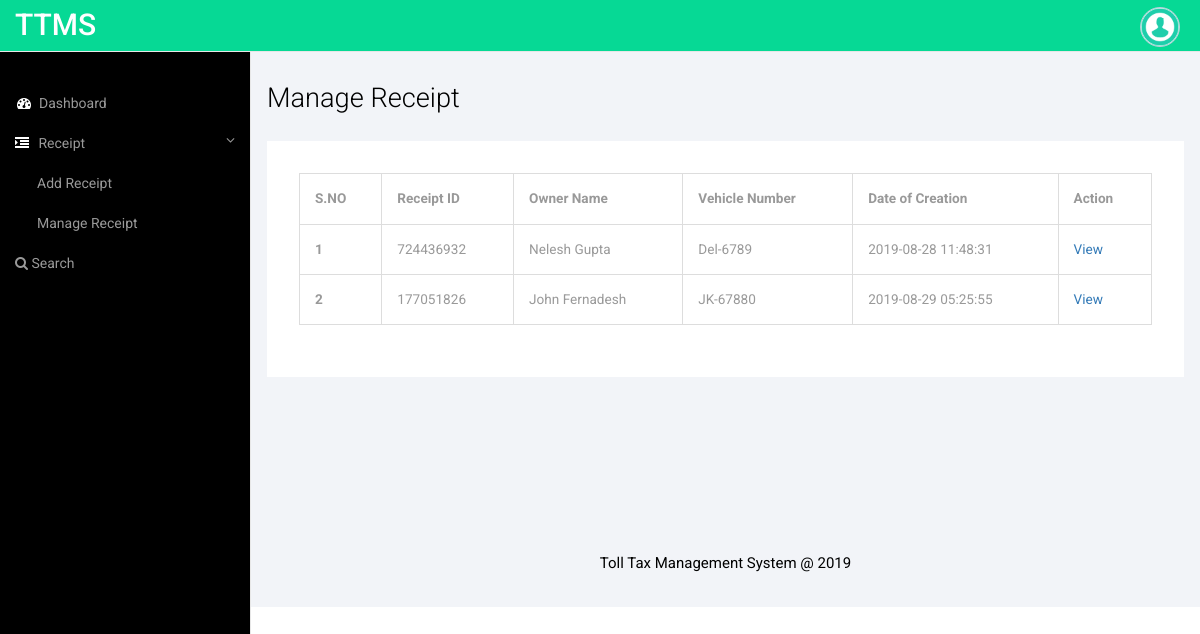
The app's page /ttms/staffs/manage-receipt.php (signed in) with its own data.
### tables this page shows
CREATE TABLE `tblreceipt` (
  `ID` int(10) NOT NULL,
  `Staffid` int(10) DEFAULT NULL,
  `LaneNumber` varchar(120) NOT NULL,
  `Receiptid` varchar(50) DEFAULT NULL,
  `VehicleCat` varchar(120) DEFAULT NULL,
  `VehicleName` varchar(150) DEFAULT NULL,
  `OwnerName` varchar(120) DEFAULT NULL,
  `VehicleNumber` varchar(120) DEFAULT NULL,
  `EnterVehiclecity` varchar(120) DEFAULT NULL,
  `Trip` varchar(120) DEFAULT NULL,
  `Cost` varchar(120) DEFAULT NULL,
  `CreationDate` timestamp NULL DEFAULT current_timestamp()
);

### ttms/staffs/manage-receipt.php (the view, shortened to what this page needs)
<?php
include('includes/dbconnection.php');
if (strlen($_SESSION['ttmssid']==0)) {
  header('location:logout.php');
  } else{
  ?>
<!DOCTYPE HTML>
<html>
<head>
<link href="css/bootstrap.min.css" rel='stylesheet' type='text/css' />
<link href="css/style.css" rel='stylesheet' type='text/css' />
<link href="css/font-awesome.css" rel="stylesheet">
</head>
<body>
<div id="wrapper">
     <?php include_once('includes/sidebar.php');?>
        <?php include_once('includes/header.php');?>
        <div id="page-wrapper">
        <div class="col-md-12 graphs">
	   <div class="xs">
  	 <h3>Manage Receipt</h3>
	<div class="bs-example4" data-example-id="simple-responsive-table">
    <div class="table-responsive">
      <table class="table table-bordered">
        <thead>
          <tr>
            <th>S.NO</th>
            <th>Receipt ID</th>
            <th>Owner Name</th>
            <th>Vehicle Number</th>
            <th>Date of Creation</th>
            <th>Action</th>
            </tr>
        </thead>
        <tbody>
           <?php
           $sid=$_SESSION['ttmssid'];
$ret=mysqli_query($con,"select *from  tblreceipt where Staffid='$sid'");
$cnt=1;
while ($row=mysqli_fetch_array($ret)) {
?>
          <tr>
            <th scope="row"><?php echo $cnt;?></th>
                <td><?php  echo $row['Receiptid'];?></td>
                <td><?php  echo $row['OwnerName'];?></td>
                <td><?php  echo $row['VehicleNumber'];?></td>
                <td><?php  echo $row['CreationDate'];?></td>
                  <td><a href="view-receipt.php?viewid=<?php echo $row['ID'];?>">View</a></td>
                </tr>
                <?php
$cnt=$cnt+1;
}?>
        </tbody>
      </table>
    </div>
  </div>
  </div>
  <?php include_once('includes/footer.php');?>
   </div>
      </div>
   </div>
<link href="css/custom.css" rel="stylesheet">
</body>
</html>
<?php }  ?>

### ttms/staffs/css/style.css (style rules this page uses)
h4, h5, h6, h1, h2, h3 { margin-top: 0; }
html, body { font-family: 'Roboto', sans-serif; font-size: 100%; background:#000; overflow-x: hidden; }
body a { transition:0.5s all; -webkit-transition:0.5s all; -moz-transition:0.5s all; -o-transition:0.5s all; -ms-transition:0.5s all; }
.graphs { padding: 2em 1em; background: #f2f4f8; font-family: 'Roboto', sans-serif; }
.bs-example4 { background: #fff; padding: 2em; }
.xs h3, .widget_head { color:#000; font-size:1.7em; font-weight:300; margin-bottom: 1em; }
.table > thead > tr > th, .table > tbody > tr > th, .table > tfoot > tr > th, .table > thead > tr > td, .table > tbody > tr > td, .table > tfoot > tr > td { border-top: none !important; }
.table > thead > tr > th, .table > tbody > tr > th, .table > tfoot > tr > th, .table > thead > tr > td, .table > tbody > tr > td, .table > tfoot > tr > td { font-size: 0.85em; color: #999; }
.table td, .table>tbody>tr>td, .table>tbody>tr>th, .table>tfoot>tr>td, .table>tfoot>tr>th, .table>thead>tr>td, .table>thead>tr>th { padding:15px !important; }
.table > thead > tr > th { border-bottom: 1px solid #ddd !important; }

### ttms/staffs/css/custom.css (style rules this page uses)
#wrapper { width: 100%; }
#page-wrapper { min-height: 568px; background-color: #fff; }
@media (min-width:768px) { #page-wrapper { position: inherit; margin: 0 0 0 250px; border-left: 1px solid #e7e7e7; } }

### records on screen
tblreceipt: Receiptid "724436932", OwnerName "Nelesh Gupta", VehicleNumber "Del-6789", CreationDate "2019-08-28 11:48:31"
tblreceipt: Receiptid "177051826", OwnerName "John Fernadesh", VehicleNumber "JK-67880", CreationDate "2019-08-29 05:25:55"
